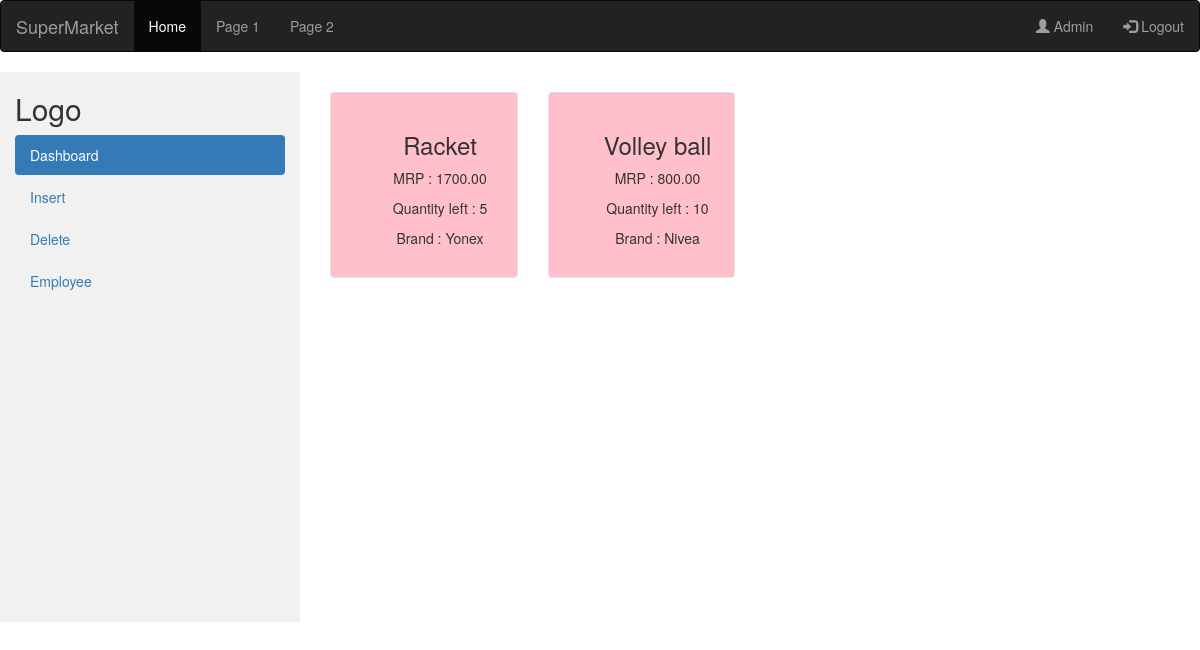
/supermarket-pankaj/admin_sports.php, run on the app's committed database.
### tables this page shows
CREATE TABLE product(
	productID INT(4),
	productName VARCHAR(50) NOT NULL,
	brandName VARCHAR(50) NOT NULL,
	departmentName VARCHAR(20) NOT NULL,
	costPrice DECIMAL(10,2) NOT NULL CHECK(costPrice > 0),
	MRP DECIMAL(11,2) NOT NULL CHECK(MRP > 0),
	quantityStock INT NOT NULL,
	PRIMARY KEY (productID),
	FOREIGN KEY (departmentName) REFERENCES department(departmentName)
);

### supermarket-pankaj/admin_sports.php (the view, shortened to what this page needs)
<!DOCTYPE html>
<html lang="en">
<head>
  <link rel="stylesheet" href="https://maxcdn.bootstrapcdn.com/bootstrap/3.4.0/css/bootstrap.min.css">
</head>
<body>
<nav class="navbar navbar-inverse">
  <div class="container-fluid">
    <div class="navbar-header">
      <a class="navbar-brand" href="#">SuperMarket</a>
    </div>
    <ul class="nav navbar-nav">
      <li class="active"><a href="#">Home</a></li>
      <li><a href="#">Page 1</a></li>
      <li><a href="#">Page 2</a></li>
    </ul>
    <ul class="nav navbar-nav navbar-right">
      <li><a href="#"><span class="glyphicon glyphicon-user"></span> Admin</a></li>
      <li><a href="#"><span class="glyphicon glyphicon-log-in"></span> Logout</a></li>
    </ul>
  </div>
</nav>
<div class="container-fluid">
  <div class="row content">
    <div class="col-sm-3 sidenav hidden-xs">
      <h2>Logo</h2>
      <ul class="nav nav-pills nav-stacked">
      <li class="active"><a href="#">Dashboard</a></li>
        <li><a href="#">Insert</a></li>
        <li><a href="#">Delete</a></li>
        <li><a href="#">Employee</a></li>
      </ul><br>
    </div>
    <br>
    <div class="col-sm-9">
    <?php
    require('config.php');
          $sql = "SELECT * FROM product where departmentName = 'sports'";
        $run_query = mysqli_query($con,$sql);
	if(mysqli_num_rows($run_query) > 0){
		while($row = mysqli_fetch_array($run_query)){
			$productName  = $row['productName'];
			$brandName = $row['brandName'];
            $mrp = $row['MRP'];
            $quantity = $row['quantityStock'];
			echo "
            <div class='col-sm-3' >
              <div class='well' style='background-color:pink'>
              <div class='card' style='width: 18rem;' style='background-color:lightblue'>
              <div class='card-body text-center '>
        <h3 >$productName</h3>
        <p> MRP : $mrp </p>
        <p> Quantity left : $quantity </p>
        <P> Brand : $brandName </p>
        </div>
        </div>
                  </div>
                </div>
			";
		}
	}
?>
</div>
</body>
</html>

### supermarket-pankaj/admin_sports.php (style rules this page uses)
.row.content { height: 550px }
.sidenav { background-color: #f1f1f1; height: 100%; }

### data on the page
product: productName "Racket", MRP "1700.00", quantityStock "5", brandName "Yonex"
product: productName "Volley ball", MRP "800.00", quantityStock "10", brandName "Nivea"
